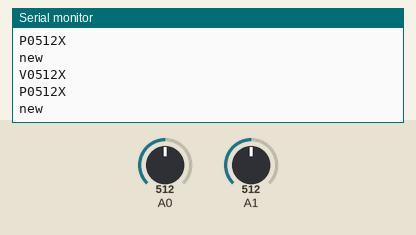
This sketch was run on a simulated Arduino Uno, built with avr-gcc and run on an emulated ATmega328P. On the bench: the last lines printed to the serial monitor. The inputs (shaded band) are chosen by the test bench; at power-on: A0 = 512, A1 = 512.

Above: at 1.2 s.
1.3 s: A0 set to 11
At 2.0 s:
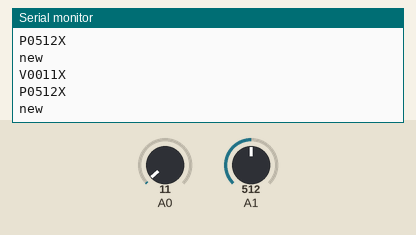
4.3 s: A0 set to 8
At 5.4 s:
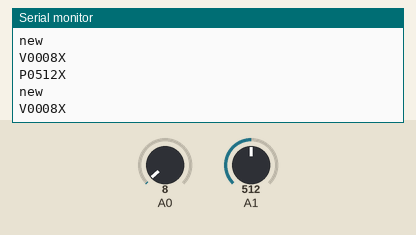
5.8 s: A1 set to 105
At 6.9 s:
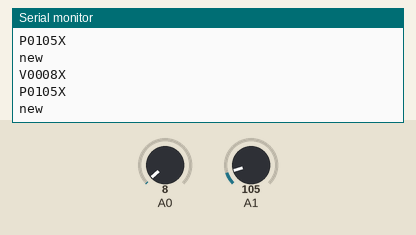
8.8 s: A1 set to 89
At 9.7 s:
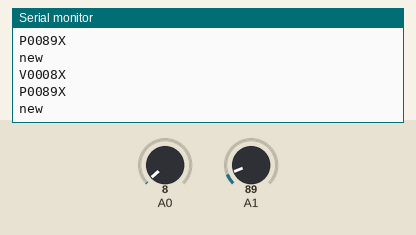
Timing chart, 0 to 11.8 s (numbered marks = the images above; inputs shaded):
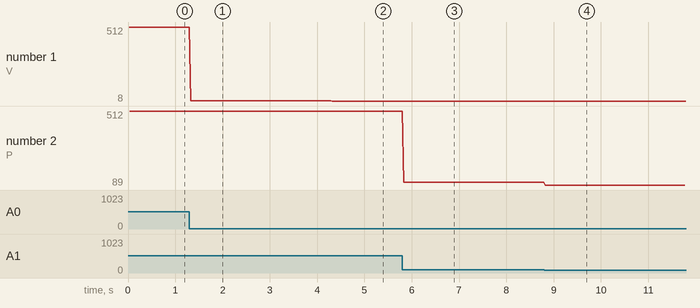

Measured:
- the behaviour switches between 10 and 9 on A0 (found by bisection; images 1 and 2)
- after the input at 1.3 s, the serial monitor: prints a new line at once (image 1)
- after the input at 4.3 s, the serial monitor: prints a new line at once (image 2)
- after the input at 5.8 s, the serial monitor: prints a new line at once (image 3)
- after the input at 8.8 s, the serial monitor: prints a new line at once (image 4)
- plotted number 1: 512 → 11 after the input at 1.3 s, 11 → 8 after the input at 4.3 s
- plotted number 2: 512 → 105 after the input at 5.8 s, 105 → 89 after the input at 8.8 s

The sketch:

Arduino_to_Processing.ino
```cpp
int Vval = 0;
int Pval = 0;
String out = "";
String oldOut = "";


void setup() {
  Serial.begin(9600);
}

void loop() {
  delay(30);
  Vval = analogRead(A0);

  if (Vval > 999)
    out = "V"+String(Vval)+"X";
  else if (Vval > 99)
    out = "V0"+String(Vval)+"X";
  else if (Vval > 9)
    out = "V00"+String(Vval)+"X";
  else
    out = "V000"+String(Vval)+"X";

  //if (out.equals(oldOut));
  //else
    Serial.println(out);

    Pval = analogRead(A1);

  if (Pval > 999)
    out = "P"+String(Pval)+"X";
  else if (Pval > 99)
    out = "P0"+String(Pval)+"X";
  else if (Pval > 9)
    out = "P00"+String(Pval)+"X";
  else
    out = "P000"+String(Pval)+"X";

  //if (out.equals(oldOut));
  //else
    Serial.println(out);
  out = "";

  Serial.println("new");
}
```
